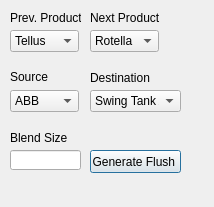
<?xml version="1.0" encoding="UTF-8"?>
<ui version="4.0">
 <class>Dialog</class>
 <widget class="QDialog" name="Dialog">
  <property name="geometry">
   <rect>
    <x>0</x>
    <y>0</y>
    <width>214</width>
    <height>207</height>
   </rect>
  </property>
  <property name="windowTitle">
   <string>Dialog</string>
  </property>
  <widget class="QComboBox" name="comboBox">
   <property name="geometry">
    <rect>
     <x>10</x>
     <y>30</y>
     <width>69</width>
     <height>22</height>
    </rect>
   </property>
   <item>
    <property name="text">
     <string notr="true">Tellus</string>
    </property>
   </item>
  </widget>
  <widget class="QComboBox" name="comboBox_2">
   <property name="geometry">
    <rect>
     <x>90</x>
     <y>30</y>
     <width>69</width>
     <height>22</height>
    </rect>
   </property>
   <item>
    <property name="text">
     <string>Rotella</string>
    </property>
   </item>
  </widget>
  <widget class="QLabel" name="label">
   <property name="geometry">
    <rect>
     <x>10</x>
     <y>10</y>
     <width>71</width>
     <height>16</height>
    </rect>
   </property>
   <property name="text">
    <string>Prev. Product</string>
   </property>
  </widget>
  <widget class="QLabel" name="label_2">
   <property name="geometry">
    <rect>
     <x>90</x>
     <y>10</y>
     <width>71</width>
     <height>16</height>
    </rect>
   </property>
   <property name="text">
    <string>Next Product</string>
   </property>
  </widget>
  <widget class="QLabel" name="label_3">
   <property name="geometry">
    <rect>
     <x>10</x>
     <y>70</y>
     <width>46</width>
     <height>13</height>
    </rect>
   </property>
   <property name="text">
    <string>Source</string>
   </property>
  </widget>
  <widget class="QLabel" name="label_4">
   <property name="geometry">
    <rect>
     <x>90</x>
     <y>70</y>
     <width>61</width>
     <height>16</height>
    </rect>
   </property>
   <property name="text">
    <string>Destination</string>
   </property>
  </widget>
  <widget class="QComboBox" name="comboBox_3">
   <property name="geometry">
    <rect>
     <x>10</x>
     <y>90</y>
     <width>69</width>
     <height>22</height>
    </rect>
   </property>
   <item>
    <property name="text">
     <string>ABB</string>
    </property>
   </item>
  </widget>
  <widget class="QComboBox" name="comboBox_4">
   <property name="geometry">
    <rect>
     <x>90</x>
     <y>90</y>
     <width>91</width>
     <height>22</height>
    </rect>
   </property>
   <item>
    <property name="text">
     <string>Swing Tank A</string>
    </property>
   </item>
  </widget>
  <widget class="QLabel" name="label_5">
   <property name="geometry">
    <rect>
     <x>10</x>
     <y>130</y>
     <width>71</width>
     <height>16</height>
    </rect>
   </property>
   <property name="text">
    <string>Blend Size</string>
   </property>
  </widget>
  <widget class="QPushButton" name="pushButton">
   <property name="geometry">
    <rect>
     <x>90</x>
     <y>150</y>
     <width>91</width>
     <height>23</height>
    </rect>
   </property>
   <property name="text">
    <string>Generate Flush </string>
   </property>
  </widget>
  <widget class="QLineEdit" name="lineEdit">
   <property name="geometry">
    <rect>
     <x>10</x>
     <y>150</y>
     <width>71</width>
     <height>20</height>
    </rect>
   </property>
  </widget>
 </widget>
 <resources/>
 <connections/>
</ui>
